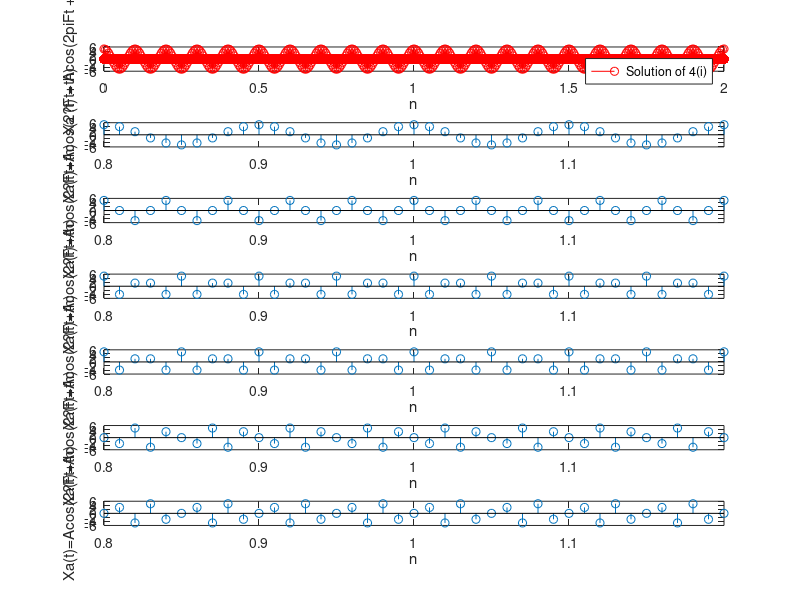

This chart was generated by the following MATLAB code:
clc;
clear all;
close all;
% 'Solution of 4(i);
A = 5;
theta=0;
f=100;
Th=1/(2*f);
n = 0:Th:2;
 x =zeros(length(n));
 for i=1:length(n)
    x(i)=A * cos(2*pi*10*n(i)+theta);
 end
 subplot(711)
stem(n,x,'r');
xlabel('n');
ylabel(' Xa (t) = Acos(2piFt +?).');
legend('Solution of 4(i)');

A = 5;
F = 100;
T= 1/F;
n = 0:T:2;
f = [10 25 40 60 40 60];
th = [0 0 0 0 pi/2 pi/2];
k=2
for i=1:length(f)
    x = A*cos((2*pi*f(i)*n)+th(i));
    subplot(7,1,k)
    stem(n,x);
    xlabel('n');xlim([0.8 1.2]);
    ylabel('Xa(t)=Acos(2?Ft+th)');k=k+1;
end   